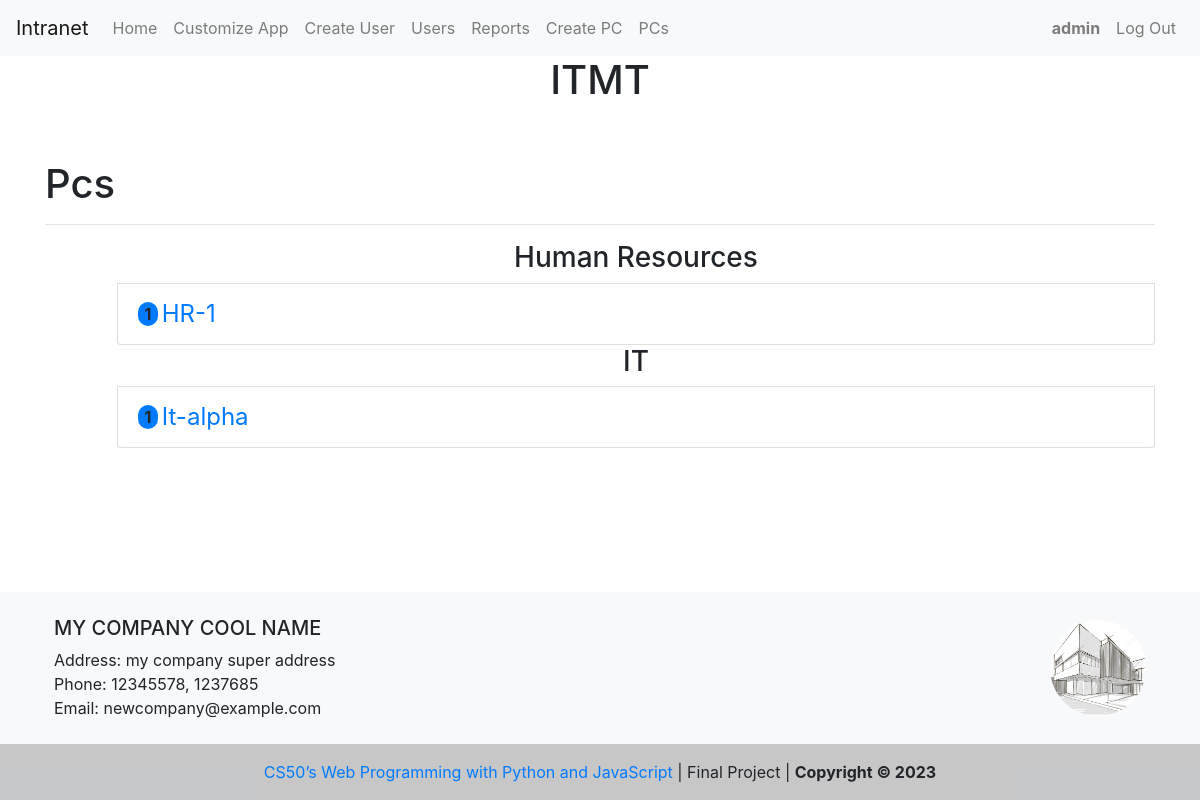
Page /pcs (signed in) on the committed database.
### capstone/models.py (models this page shows)
class User(AbstractUser):
    pass

class Computer(models.Model):
    created_at = models.DateTimeField(auto_now_add=True)
    responsible = models.CharField(max_length=255, default="")
    department = models.CharField(max_length=255)
    seal_number = models.CharField(max_length=255, unique=True)
    computer_name = models.CharField(max_length=255, unique=True)
    inventory_number_pc = models.CharField(max_length=255)
    motherboard_brand = models.CharField(max_length=255)
    motherboard_model = models.CharField(max_length=255)
    motherboard_serial_number = models.CharField(max_length=255, unique=True)
    hard_disk_brand = models.CharField(max_length=255)
    hard_disk_model = models.CharField(max_length=255)
    hard_disk_serial_number = models.CharField(max_length=255, unique=True)
    ram_memory_brand = models.CharField(max_length=255)
    ram_memory_model = models.CharField(max_length=255)
    ram_memory_serial_number = models.CharField(max_length=255, unique=True)
    microprocessor_brand = models.CharField(max_length=255)
    microprocessor_model = models.CharField(max_length=255)
    microprocessor_serial_number = models.CharField(max_length=255, unique=True)
    psu_internal_brand = models.CharField(max_length=255)
    psu_internal_model = models.CharField(max_length=255)
    psu_internal_serial_number = models.CharField(max_length=255, unique=True)
    cd_dvd_reader_brand = models.CharField(max_length=255)
    cd_dvd_reader_model = models.CharField(max_length=255)
    cd_dvd_reader_serial_number = models.CharField(max_length=255, unique=True)
    monitor_brand = models.CharField(max_length=255)
    monitor_model = models.CharField(max_length=255)
    monitor_serial_number = models.CharField(max_length=255, unique=True)
    monitor_inventory_number = models.CharField(max_length=255)
    keyboard_brand = models.CharField(max_length=255)
    keyboard_model = models.CharField(max_length=255)
    keyboard_serial_number = models.CharField(max_length=255, unique=True)
    keyboard_inventory_number = models.CharField(max_length=255)
    mouse_brand = models.CharField(max_length=255)
    mouse_model = models.CharField(max_length=255)
    mouse_serial_number = models.CharField(max_length=255, unique=True)
    mouse_inventory_number = models.CharField(max_length=255)
    speakers_brand = models.CharField(max_length=255)
    speakers_model = models.CharField(max_length=255)
    speakers_serial_number = models.CharField(max_length=255, unique=True)
    speakers_inventory_number = models.CharField(max_length=255)
    printer_brand = models.CharField(max_length=255)
    printer_model = models.CharField(max_length=255)
    printer_serial_number = models.CharField(max_length=255, unique=True)
    printer_inventory_number = models.CharField(max_length=255)
    psu_external_brand = models.CharField(max_length=255)
    psu_external_model = models.CharField(max_length=255)
    psu_external_serial_number = models.CharField(max_length=255, unique=True)
    psu_external_inventory_number = models.CharField(max_length=255)

class Footer(models.Model):
    company_name = models.CharField(max_length=255)
    company_address = models.CharField(max_length=255)
    company_phone = models.CharField(max_length=20)
    company_email = models.EmailField(default="")
    company_avatar = models.ImageField(upload_to="company_logo/")

### capstone/views.py (the view)
# urls.py: path("pcs", views.pcs, name="pcs"),
@login_required
def pcs(request):
    pcs = Computer.objects.all().order_by(Lower("department"), Lower("computer_name"))
    departments = set(pc.department for pc in pcs)
    pcs_by_department = {department: [] for department in departments}
    for pc in pcs:
        pcs_by_department[pc.department].append(pc)
    return render(
        request, "capstone/pcs.html", {"pcs_by_department": pcs_by_department}
    )

### capstone/context_processors.py (called while the page is built)
def footer_processor(request):
    footer = Footer.objects.first()
    return {
        "company_name": footer.company_name,
        "company_address": footer.company_address,
        "company_phone": footer.company_phone,
        "company_email": footer.company_email,
        "company_avatar": footer.company_avatar,
    }

def intranet_processor(request):
    intranet = Intranet.objects.first()
    return {
        "company_intranet": intranet.company_intranet,
    }

### capstone/templates/capstone/pcs.html
{% extends "capstone/layout.html" %}
{% block body %}
{% if user.is_authenticated %}
{% if user.username == 'admin' %}
<div class="container mt-5">
  <h1>Pcs</h1>
  <hr>
  <ul class="list-group ml-3">
    {% for department, pcs in pcs_by_department.items %}
      <ol class=" ml-3">
        <h3 class="text-center">{{ department }}</h3>
        {% for pc in pcs %}
          <li class=" list-group-item ">
            <div class="d-flex align-items-center">
              <span class="badge bg-primary rounded-pill index">{{ forloop.counter }}</span>
            <a class=' ml-1 text-decoration-none fs-24' href="{% url 'pc_profile' pc.computer_name %}">
              {{ pc.computer_name }}
            </a>
          </div>
          </li>
        {% endfor %}
      </ol>
    {% endfor %}
  </ul>
</div>
{% endif %}
{% endif %}
{% endblock %}

### capstone/templates/capstone/layout.html (shortened to what this page needs)
{% load static %}
<!DOCTYPE html>
<html lang="en">
  <head>
    <link
      rel="stylesheet"
      href="https://cdn.jsdelivr.net/npm/intl-tel-input@18.1.1/build/css/intlTelInput.css"
    />
    <link
      rel="stylesheet"
      href="https://stackpath.bootstrapcdn.com/bootstrap/4.4.1/css/bootstrap.min.css"
    />
    <link href="{% static 'capstone/styles.css' %}" rel="stylesheet" />
  </head>
  <body>
    <nav class="navbar navbar-expand-lg navbar-light bg-light">
      <a class="navbar-brand" href="{{ company_intranet|default:'#'}}" rel="noopener noreferrer" target="{{ company_intranet|yesno:'blank' }}">Intranet</a>
      <div class="collapse navbar-collapse" id="navbarContent">
        <ul class="navbar-nav mr-auto">
          {% if user.is_authenticated %}
          <li class="nav-item">
            <a class="nav-link" href="{% url 'index' %}">Home</a>
          </li>
          <li class="nav-item">
            {% if user.username == 'admin' %}
            <a class="nav-link" href="{% url 'customize_app' %}">Customize App</a>
          </li>
          <li class="nav-item">
            <a class="nav-link" href="{% url 'create_user' %}">Create User </a>
          </li>
          <li class="nav-item">
            <a class="nav-link" href="{% url 'users' %}">Users</a>
          </li>
          <li class="nav-item">
            <a class="nav-link" href="{% url 'reports' %}">Reports</a>
          </li>
          <li class="nav-item">
            <a class="nav-link" href="{% url 'create_pc' %}">Create PC</a>
          </li>
          <li class="nav-item">
            <a class="nav-link" href="{% url 'pcs' %}">PCs</a>
          </li>
          {% endif %}
        </ul>
        <ul class="navbar-nav ml-auto">
          <li class="nav-item">
            <a class="nav-link" href="#"><b>{{ user.username }}</b></a>
          </li>
          <li class="nav-item">
            <a class="nav-link" href="{% url 'logout' %}">Log Out</a>
          </li>
          {% else %}
          <li class="nav-item">
            <a class="nav-link" href="{% url 'login' %}">Log In</a>
          </li>
        </ul>
        {% endif %}
      </div>
    </nav>
    {% if user.is_authenticated %}
    <h1 class="d-flex justify-content-center">ITMT</h1>
    {% endif %}
    <div class="body content">
      {% block body %}
      {% endblock %}
    </div>
  </body>
  {% include 'capstone/footer.html' %}
</html>

### capstone/templates/capstone/footer.html
<footer class="bg-light text-lg-start mt-5">
  <div class="container p-4">
    <div class="row">
      <div class="col-lg-6 col-md-12 mb-4 mb-md-0">
        <h5 class="text-uppercase">{{ company_name }}</h5>
        <div>
          <p class="m-0">Address: {{ company_address }}</p>
          <p class="m-0">Phone: {{ company_phone }}</p>
          <p class="m-0">Email: {{ company_email }}</p>
        </div>
      </div>
      <div
        class="col-lg-6 col-md-12 mb-4 mb-md-0 d-flex justify-content-end align-items-center"
      >
      <img src="{{ company_avatar.url|default:'/media/company_logo/logo-placeholder-image.png'}}" alt="{{company_name}} Logo" class="rounded-circle" style="height: 6rem; width: 6rem; object-fit: cover" />
      </div>
    </div>
  </div>
  <div class="text-center p-3 footer">
    <a href="https://cs50.harvard.edu/web/2020/" class="text-decoration-none" target="blank" rel="noopener noreferrer">CS50’s Web Programming with Python and JavaScript</a> | Final Project |
    <b>Copyright © 2023</b>
  </div>
</footer>

### capstone/static/capstone/styles.css (style rules this page uses)
:root { --border-color: #80bdff; --grey-color: #495057; --box-shadow: 0 0 0 0.2rem rgba(0, 123, 255, 0.25); }
body { display: flex; min-height: 100vh; flex-direction: column; }
.content { flex: 1; }
.fs-24 { font-size: 24px; }
.footer { background-color: rgba(0, 0, 0, 0.2); }
.index { font-size: 1rem; }

### rows in the picture
User: username "admin"
Computer: department "Human Resources", computer_name "HR-1"
Computer: department "IT", computer_name "It-alpha"
Footer: company_name "MY COMPANY COOL NAME", company_address "my company super address", company_phone "12345578, 1237685", company_email "newcompany@example.com"
